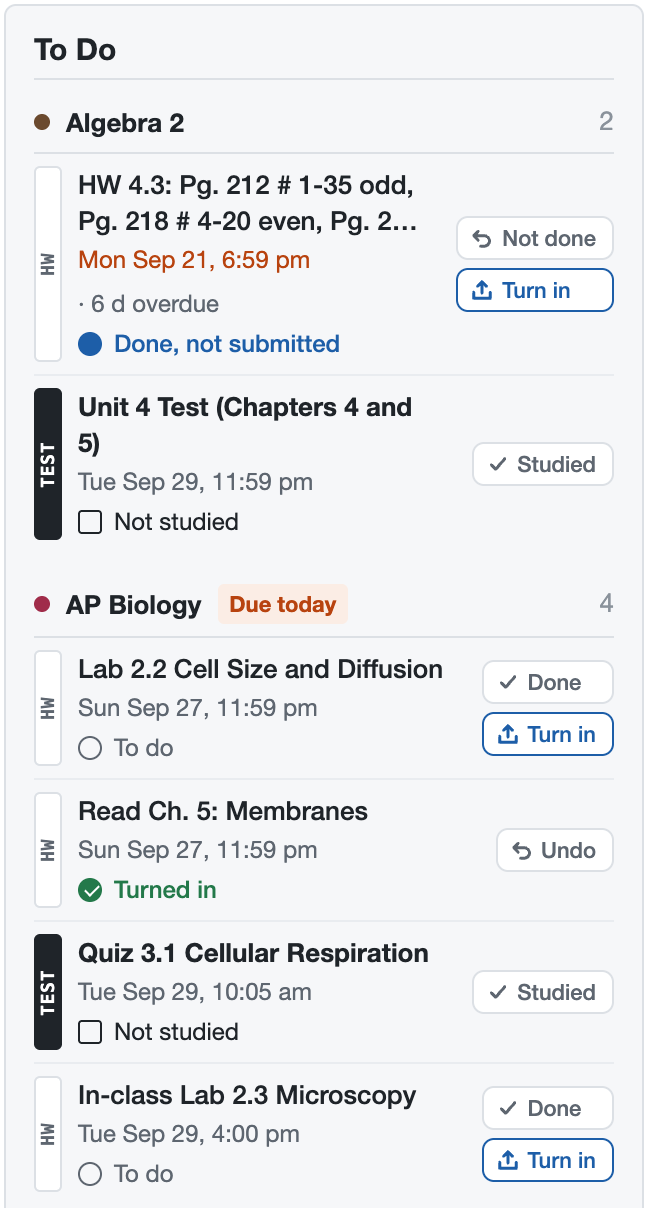
#> input picture docs/images/home.png, 648 x 1208 px
$ python hero.py
#> lines starting #> are read from the running program, lines starting #| are printed output that depends on the picture; after the words box and inside, x2 and y2 are one past the last pixel; in counts of white or black regions, pixels touching at a corner belong together
"""Builds docs/images/hero.png from home.png, grades.png and archive.png (run shoot.mjs first).

    python3 docs/images/make/hero.py
"""
from pathlib import Path
from PIL import Image, ImageDraw, ImageFilter

IMG = Path(__file__).resolve().parent.parent
W, H = 2000, 1060
TOP, BOTTOM, RING = (230, 246, 240), (178, 228, 210), (29, 158, 117)

canvas = Image.new("RGB", (W, H))
#> canvas: PIL image 2000x1060 RGB; every value is 0
draw = ImageDraw.Draw(canvas)
for y in range(H):  # top-left light to bottom-right mint, by row
    t = y / H
    draw.line((0, y, W, y), fill=tuple(round(a + (b - a) * t) for a, b in zip(TOP, BOTTOM)))
# Ripples from the logo's drop, off the bottom edge.
rings = Image.new("RGBA", (W, H), (0, 0, 0, 0))
#> rings: PIL image 2000x1060 RGBA; every value is 0
rd = ImageDraw.Draw(rings)
for r in (420, 620, 840, 1080):
    rd.ellipse((1500 - r, 1350 - r, 1500 + r, 1350 + r), outline=RING + (110,), width=5)
canvas.paste(rings, (0, 0), rings)
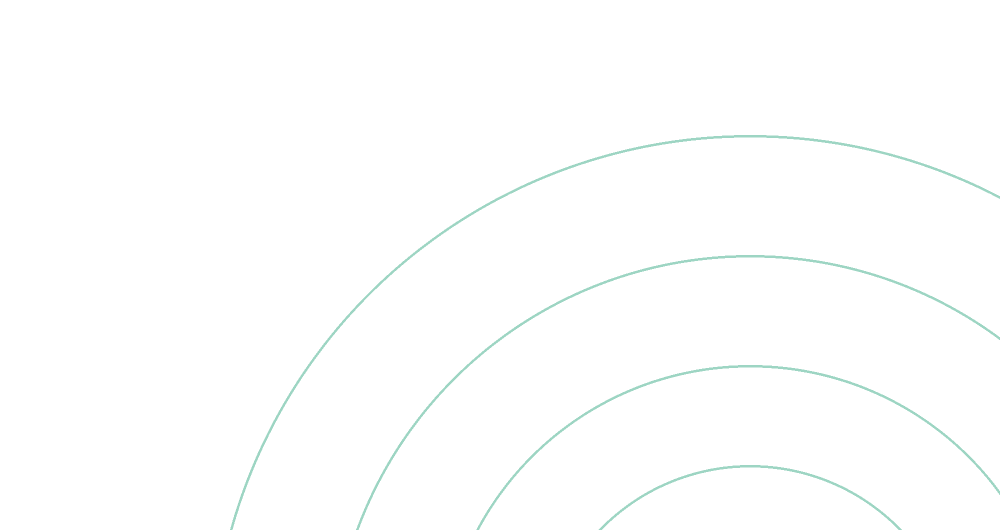
#> rings: PIL image 2000x1060 RGBA (shown at 1/2 size); mean R, G, B, A 0.4, 2, 1.5, 1.4; transparent parts drawn white


def card(name, width, pos, radius=26, inset=0):
#> called with name = 'home.png', width = 520, pos = (90, 70), radius = 26, inset = 0
    im = Image.open(IMG / name).convert("RGB")
#> im is the input picture: PIL image 648x1208 RGB; mean R, G, B 233.8, 235.2, 237.5
    if inset:  # drop a backdrop margin around the card
        im = im.crop((inset, inset, im.width - inset, im.height - inset))
    im = im.resize((width, round(im.height * width / im.width)), Image.LANCZOS)
#> im: PIL image 520x969 RGB
    mask = Image.new("L", im.size, 0)
#> mask: PIL image 520x969 L; every value is 0
    ImageDraw.Draw(mask).rounded_rectangle((0, 0, im.width - 1, im.height - 1), radius=radius, fill=255)
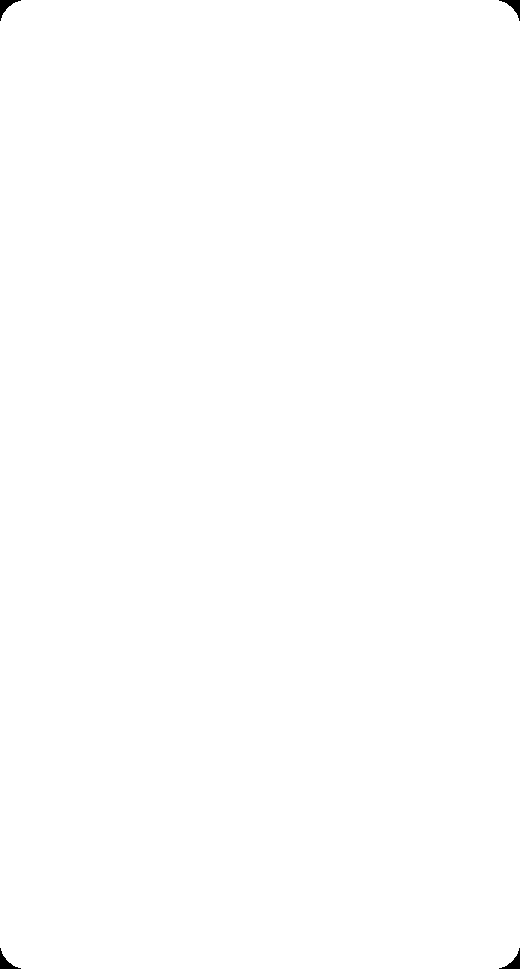
#> mask: PIL image 520x969 L; 99.9% white; 4 black regions, box (x1, y1, x2, y2) and area: (0, 0, 21, 21) 150, (499, 0, 520, 21) 150, (0, 948, 21, 969) 150, (499, 948, 520, 969) 150
    shadow = Image.new("RGBA", (im.width + 80, im.height + 80), (0, 0, 0, 0))
#> shadow: PIL image 600x1049 RGBA; every value is 0
    ImageDraw.Draw(shadow).rounded_rectangle((40, 50, im.width + 40, im.height + 50), radius=radius, fill=(20, 60, 50, 70))
    shadow = shadow.filter(ImageFilter.GaussianBlur(18))
    canvas.paste(shadow, (pos[0] - 40, pos[1] - 40), shadow)
    canvas.paste(im, pos, mask)


card("home.png", 520, (90, 70))
card("grades.png", 1180, (730, 70))
#> call 2 of card, with name = 'grades.png', width = 1180, pos = (730, 70), radius = 26, inset = 0
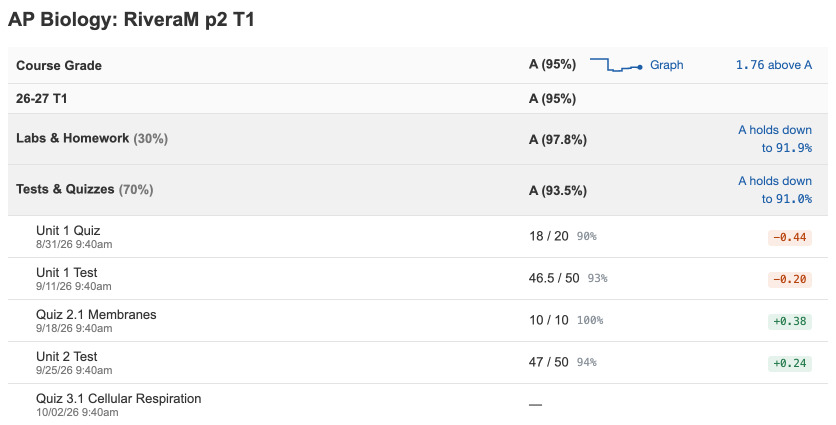
#> input picture docs/images/grades.png, 1672 x 850 px (shown at 1/2 size)
#> in card, im is the input picture: PIL image 1672x850 RGB; mean R, G, B 245.8, 246, 246.1
#> in card (call 2), `mask = Image.new("L", im.size, 0)`: mask: PIL image 1180x600 L; every value is 0
#> in card (call 2), `ImageDraw.Draw(mask).rounded_rectangle((0, 0, im.width - 1, im.height ..`: mask: PIL image 1180x600 L; 99.9% white; 4 black regions, box (x1, y1, x2, y2) and area: (0, 0, 21, 21) 150, (1159, 0, 1180, 21) 150, (0, 579, 21, 600) 150, (1159, 579, 1180, 600) 150
#> in card (call 2), `shadow = Image.new("RGBA", (im.width + 80, im.height + 80), (0, 0, 0, ..`: shadow: PIL image 1260x680 RGBA; every value is 0
#> in card (call 2), `shadow = shadow.filter(ImageFilter.GaussianBlur(18))`:
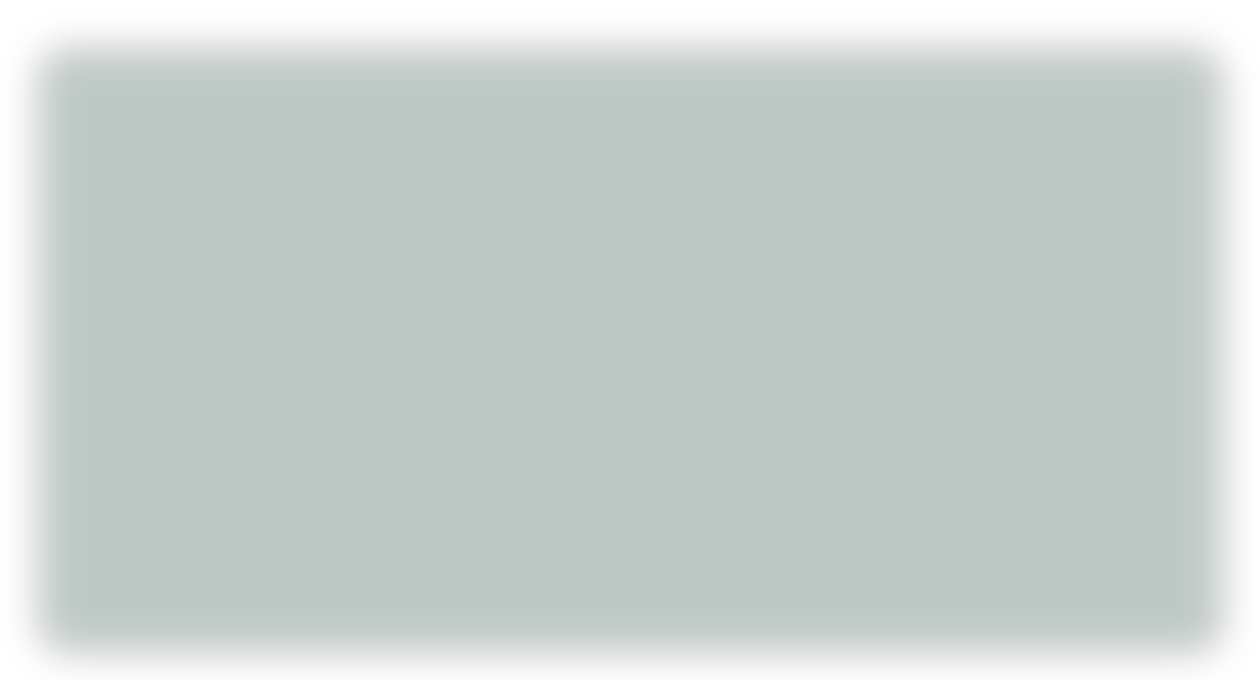
#> shadow: PIL image 1260x680 RGBA; mean R, G, B, A 16.5, 49.6, 41.4, 57.9; transparent parts drawn white
card("archive.png", 600, (1300, 540), radius=12, inset=32)
#> call 3 of card, with name = 'archive.png', width = 600, pos = (1300, 540), radius = 12, inset = 32
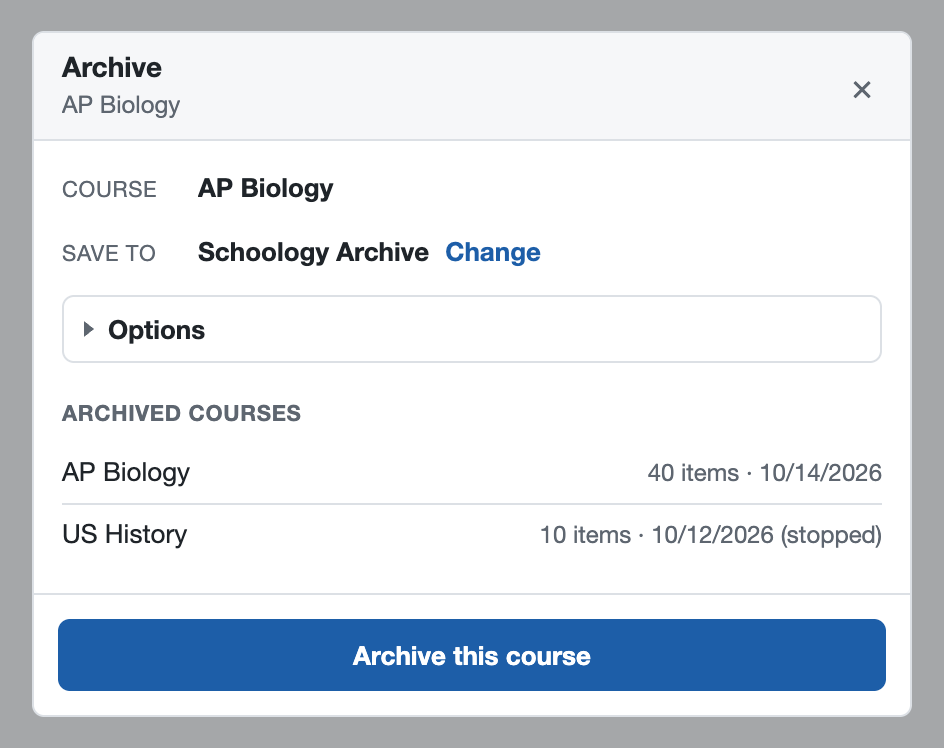
#> input picture docs/images/archive.png, 944 x 748 px
#> in card, im is the input picture: PIL image 944x748 RGB; mean R, G, B 217.6, 223.6, 230.5
#> in card (call 3), `mask = Image.new("L", im.size, 0)`: mask: PIL image 600x466 L; every value is 0
#> in card (call 3), `ImageDraw.Draw(mask).rounded_rectangle((0, 0, im.width - 1, im.height ..`: mask: PIL image 600x466 L; 100% white; 4 black regions, box (x1, y1, x2, y2) and area: (0, 0, 9, 9) 34, (591, 0, 600, 9) 34, (0, 457, 9, 466) 34, (591, 457, 600, 466) 34
#> in card (call 3), `shadow = Image.new("RGBA", (im.width + 80, im.height + 80), (0, 0, 0, ..`: shadow: PIL image 680x546 RGBA; every value is 0
#> in card (call 3), `shadow = shadow.filter(ImageFilter.GaussianBlur(18))`:
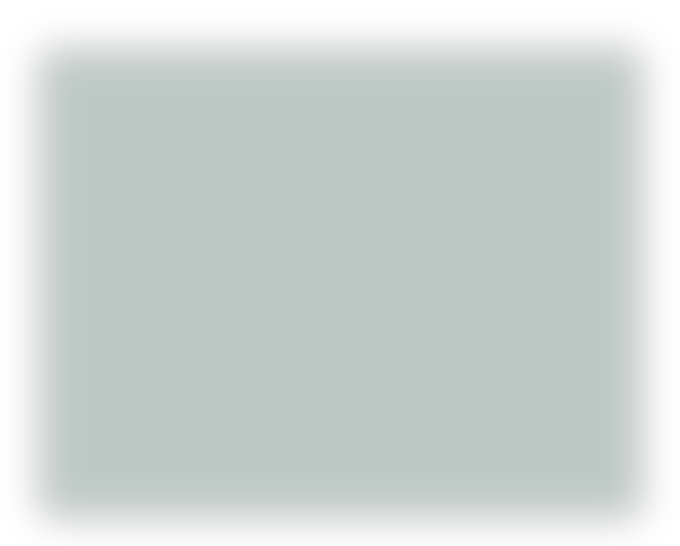
#> shadow: PIL image 680x546 RGBA; mean R, G, B, A 15.1, 45.3, 37.8, 52.9; transparent parts drawn white
#> in card (call 3), `canvas.paste(im, pos, mask)`:
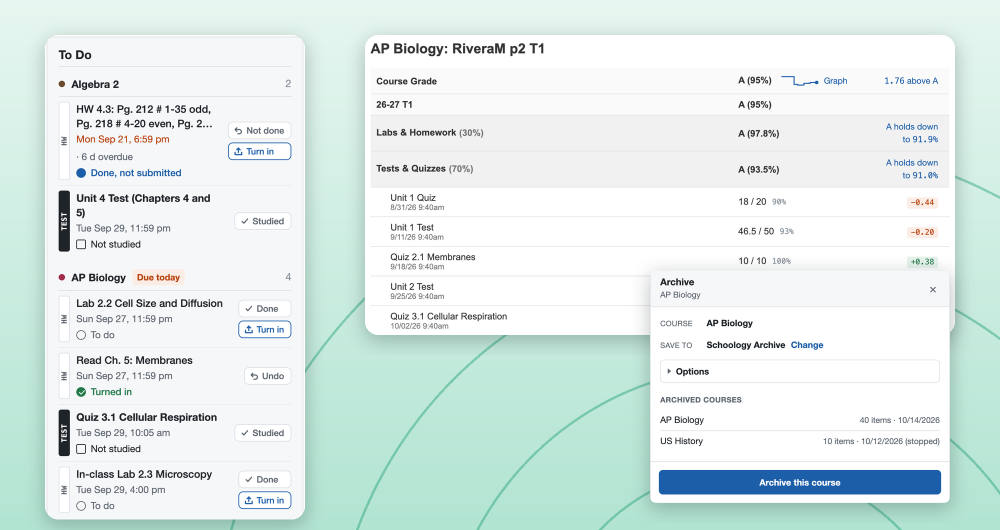
#> canvas: PIL image 2000x1060 RGB (shown at 1/2 size); mean R, G, B 223.4, 236.3, 233.7
canvas.save(IMG / "hero.png", optimize=True)
print(IMG / "hero.png", canvas.size)
#| docs/images/hero.png (2000, 1060)
